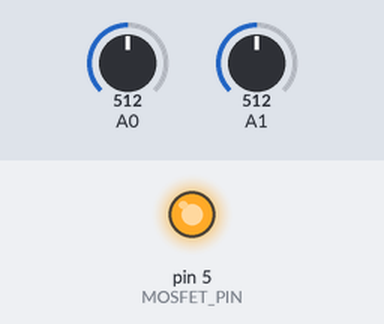
Simulated run of this sketch. Board: Arduino Uno, built with avr-gcc and run on an emulated ATmega328P. Shown: output pins drawn as LEDs (lit = HIGH). The test bench sets the inputs (shaded band); at power-on: A1 = 512, A0 = 512.

Above: at 1.2 s.
1.3 s: A1 set to 597
2.8 s: A1 set to 629
At 3.8 s:
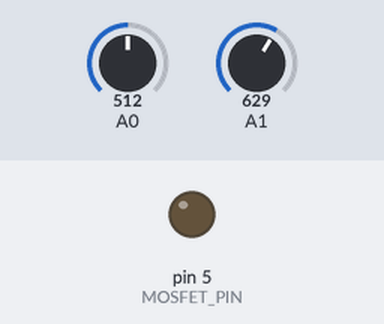
4.3 s: A1 set to 511
At 4.9 s:
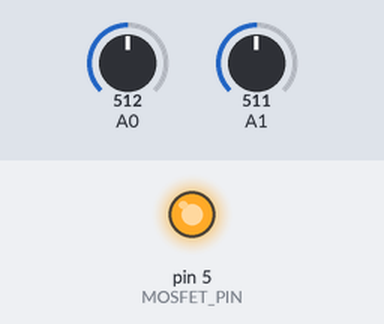
5.8 s: A1 set to 716
At 7.2 s:
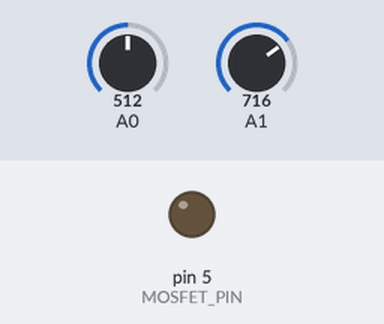
Timing chart, 0 to 8.3 s (numbered marks = the images above; inputs shaded):
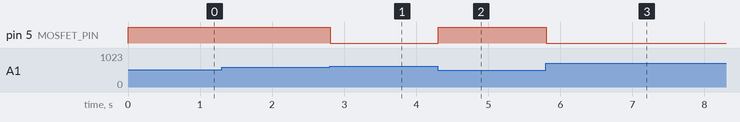

The sketch:

Regen_Braking.ino
```cpp
// [MCU MOSFET(Arduino) 알고리즘] - 보고서 7페이지 발췌
#define MOSFET_PIN 5
float V_batt, I_regen;
const float V_max = 42.0; // 36V 리튬이온 배터리 최대 충전 전압
const float I_max = 3.0;  // 최대 회생 전류 (A)

void setup() {
  pinMode(MOSFET_PIN, OUTPUT);
  digitalWrite(MOSFET_PIN, LOW);
  Serial.begin(9600);
}

void loop() {
  // 전압 및 전류 센서값 변환 (10배 스케일링 가정)
  V_batt = analogRead(A0) * (5.0 / 1023.0) * 10.0;
  I_regen = analogRead(A1) * (5.0 / 1023.0);

  // 전압이나 전류가 임계치를 넘으면 회생제동 중단(보호 회로 작동)
  if (V_batt > V_max || I_regen > I_max) {
    digitalWrite(MOSFET_PIN, LOW);  // MOSFET OFF
  } else {
    digitalWrite(MOSFET_PIN, HIGH); // MOSFET ON (에너지 회수)
  }
  delay(10);
}
```

Measured:
- the behaviour switches between 613 and 614 on A1 (found by bisection; images 0 and 1)
- after the input at 1.3 s, every drawn part: stays the same
- after the input at 2.8 s, pin 5 (MOSFET_PIN): HIGH → LOW at once
- after the input at 4.3 s, pin 5 (MOSFET_PIN): LOW → HIGH at once
- after the input at 5.8 s, pin 5 (MOSFET_PIN): HIGH → LOW at once
